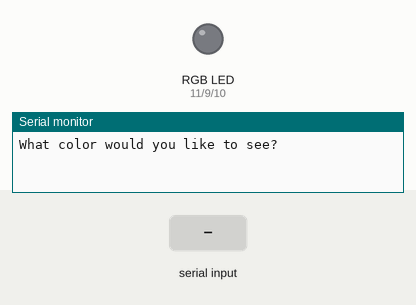
The sketch below on a simulated Arduino Uno, built with avr-gcc and run on an emulated ATmega328P. On the bench: an RGB LED mixed from three pins (HIGH = lit), the last lines printed to the serial monitor. The inputs (shaded band) are chosen by the test bench.

Above: at 1.2 s.
1.3 s: "red" received over Serial
At 3.2 s:
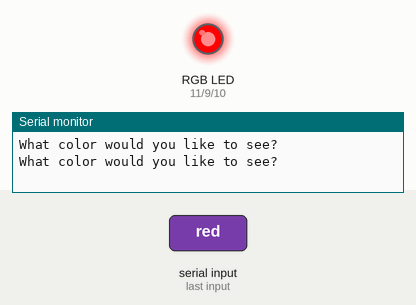
3.8 s: "green" received over Serial
At 5.2 s:
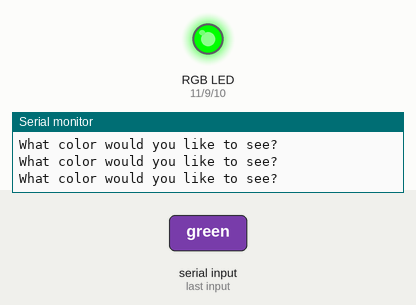
6.3 s: "blue" received over Serial
At 8.2 s:
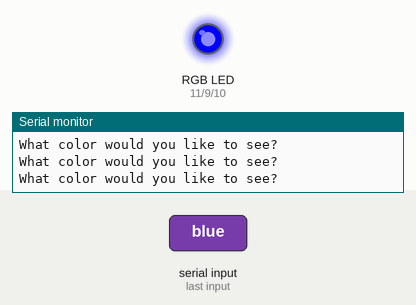
8.8 s: "aqua" received over Serial
At 10.2 s:
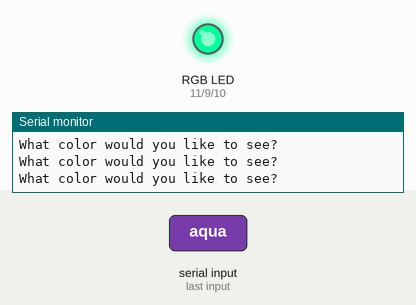
11.3 s: "yellow" received over Serial
At 13.3 s:
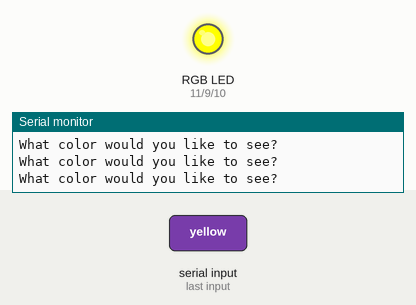
13.8 s: "cyan" received over Serial
At 15.2 s:
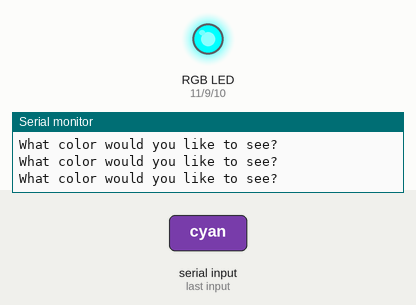
Timing chart, 0 to 16.8 s (numbered marks = the images above; inputs shaded):
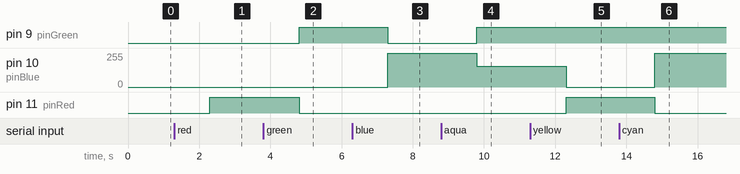

The sketch:

Tutorial__10__RGB.ino
```cpp
int pinRed=11;
int pinGreen=9;
int pinBlue=10;
String color;
String msg1="What color would you like to see?";

void setup()
{
  Serial.begin(9600);
  pinMode(pinRed, OUTPUT);
  pinMode(pinGreen, OUTPUT);
  pinMode(pinBlue, OUTPUT);
}

void loop()
{
 Serial.println(msg1);
 while(Serial.available()==0)
 {

 }
color=Serial.readString();

if (color == "red")
{
  digitalWrite(pinRed, HIGH);
  digitalWrite(pinGreen, LOW);
  digitalWrite(pinBlue, LOW);
}
if (color == "green")
{
  digitalWrite(pinRed, LOW);
  digitalWrite(pinGreen, HIGH);
  digitalWrite(pinBlue, LOW);
}
if (color == "blue")
{
  digitalWrite(pinRed, LOW);
  digitalWrite(pinGreen, LOW);
  digitalWrite(pinBlue, HIGH);
}
if (color == "aqua")
{
  digitalWrite(pinRed, LOW);
  analogWrite (pinGreen, 255);
  analogWrite (pinBlue, 155);
}
if (color == "yellow")
{
  analogWrite(pinRed, 255);
  analogWrite(pinGreen, 255);
  analogWrite(pinBlue, 0);
}
if (color == "cyan")
{
  analogWrite(pinRed, 0);
  analogWrite(pinGreen, 255);
  analogWrite(pinBlue, 255);
}
if (color == "magenta")
{
  analogWrite(pinRed, 255);
  analogWrite(pinGreen, 0);
  analogWrite(pinBlue, 255);
}

}
```

Measured:
- after the input at 1.3 s, pin 11 (pinRed): LOW → HIGH after 1.0 s
- after the input at 3.8 s, pin 9 (pinGreen): LOW → HIGH after 1.0 s; pin 11 (pinRed): HIGH → LOW after 1.0 s
- after the input at 6.3 s, pin 9 (pinGreen): HIGH → LOW after 1.0 s; pin 10 (pinBlue): 0/255 → 255/255 after 1.0 s
- after the input at 8.8 s, pin 9 (pinGreen): LOW → HIGH after 1.0 s; pin 10 (pinBlue): 255/255 → 155/255 after 1.0 s
- after the input at 11.3 s, pin 10 (pinBlue): 155/255 → 0/255 after 1.0 s; pin 11 (pinRed): LOW → HIGH after 1.0 s
- after the input at 13.8 s, pin 10 (pinBlue): 0/255 → 255/255 after 1.0 s; pin 11 (pinRed): HIGH → LOW after 1.0 s
